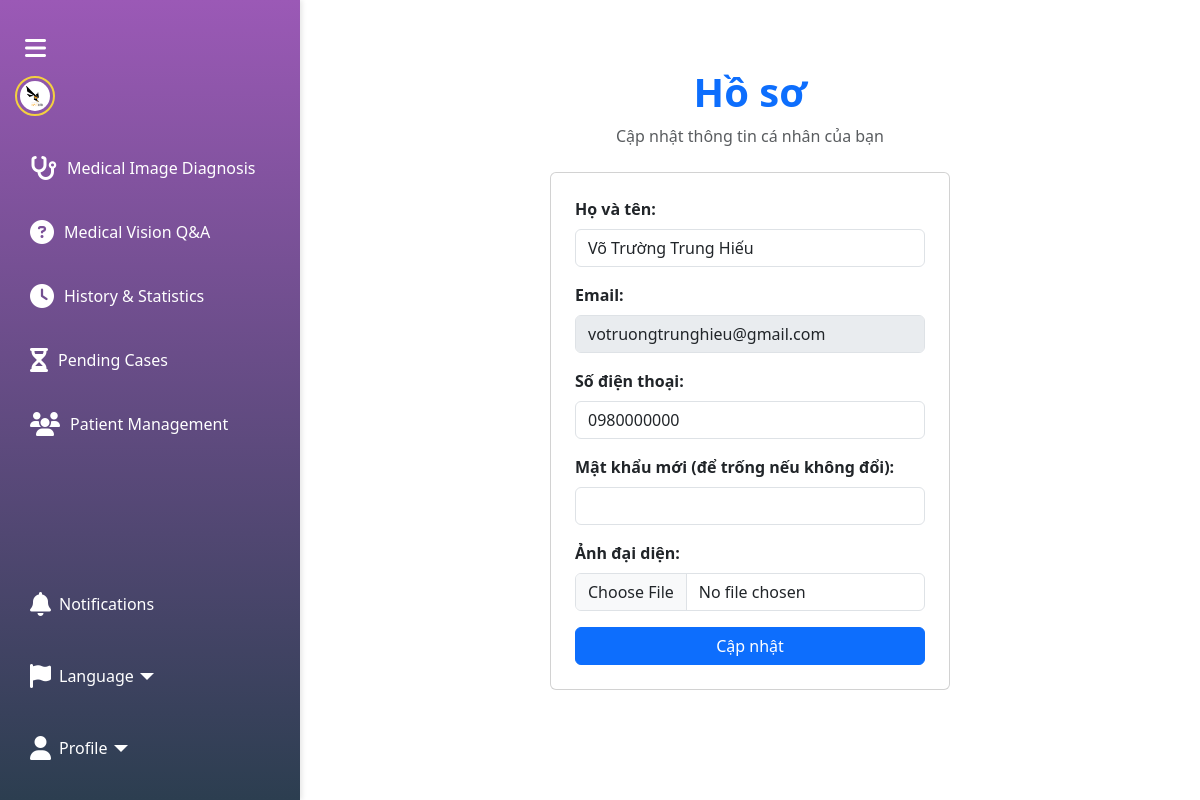
The page /profile (signed in) on the database as committed earlier.
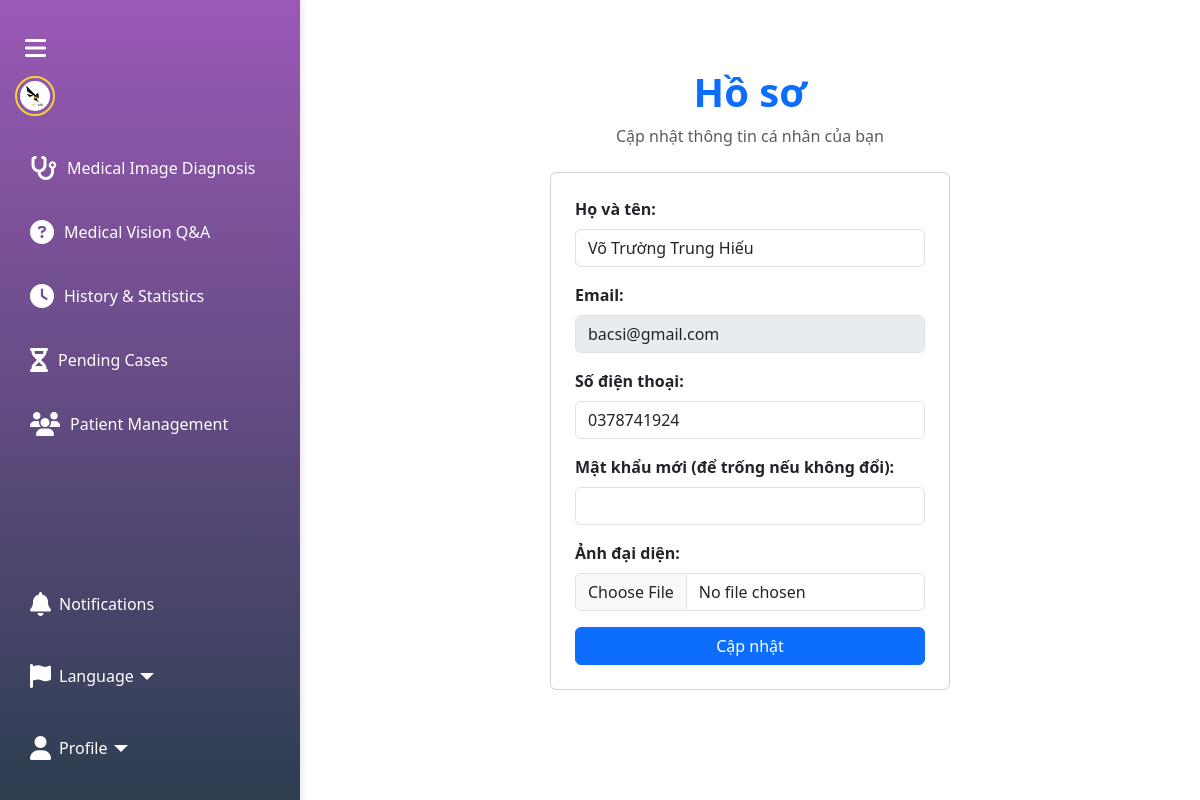
The same page on the database as committed later.
### tables this page shows
CREATE TABLE users
                 (id INTEGER PRIMARY KEY AUTOINCREMENT,
                  full_name TEXT NOT NULL,
                  email TEXT UNIQUE NOT NULL,
                  phone TEXT,
                  profile_pic TEXT,
                  role TEXT,
                  password_hash TEXT NOT NULL);

### app.py (the view, shortened to what this page needs)
@app.route('/profile', methods=['GET','POST'])
def profile():
    if ('user_id' not in session) or ('user_role' not in session):
        flash("Vui lòng đăng nhập", "danger")
        return redirect(url_for('index'))
    show_patient_management = False
    isDoctor = False
    if (session['user_role'] == 'doctor'):
        show_patient_management = True
        isDoctor = True
    conn = get_db_conn()
    c = conn.cursor()
    c.execute("SELECT full_name,email,phone,profile_pic FROM users WHERE id=?", (session['user_id'],))
    user = c.fetchone()
    conn.close()
    return render_template('profile.html', isDoctor=isDoctor, user=user, show_patient_management=show_patient_management)

### app.py (called while the page is built)
def get_db_conn():
    conn = sqlite3.connect(DB_FILE)
    conn.row_factory = sqlite3.Row
    return conn

### templates/profile.html (shortened to what this page needs)
<!DOCTYPE html>
<html lang="en">
<head>
  <link href="https://cdn.jsdelivr.net/npm/bootstrap@5.3.2/dist/css/bootstrap.min.css" rel="stylesheet">
  <link rel="stylesheet" href="https://cdnjs.cloudflare.com/ajax/libs/font-awesome/6.4.2/css/all.min.css">
  <link rel="stylesheet" href="{{ url_for('static', filename='sidebar.css') }}">
</head>
<body class="sidebar-collapsed">
  {% include 'sidebar.html' %}
  <div class="content">
    <div class="container py-5">
      <div class="text-center mb-4">
        <h1 class="fw-bold text-primary">Hồ sơ</h1>
        <p class="text-muted">Cập nhật thông tin cá nhân của bạn</p>
      </div>
      <div class="card p-4 mx-auto" style="max-width:400px;">
        <form method="POST" action="{{ url_for('profile') }}" enctype="multipart/form-data">
          <div class="mb-3">
            <label class="form-label fw-bold">Họ và tên:</label>
            <input type="text" class="form-control" name="full_name" value="{{ user.full_name | default('') }}" required>
          </div>
          <div class="mb-3">
            <label class="form-label fw-bold">Email:</label>
            <input type="email" class="form-control" name="email" value="{{ user.email | default('') }}" disabled>
          </div>
          <div class="mb-3">
            <label class="form-label fw-bold">Số điện thoại:</label>
            <input type="text" class="form-control" name="phone" value="{{ user.phone | default('') }}">
          </div>
          <div class="mb-3">
            <label class="form-label fw-bold">Mật khẩu mới (để trống nếu không đổi):</label>
            <input type="password" class="form-control" name="password">
          </div>
          <div class="mb-3">
            <label class="form-label fw-bold">Ảnh đại diện:</label>
            <input type="file" class="form-control" name="profile_pic" accept="image/*">
          </div>
          <button type="submit" class="btn btn-primary w-100">Cập nhật</button>
        </form>
      </div>
    </div>
  </div>
</body>
</html>

### templates/sidebar.html (shortened to what this page needs)
<div class="sidebar" id="sidebar">
  <div class="toggle-btn" id="toggleSidebar">
    <i class="fas fa-bars"></i>
  </div>
  <a href="/">
    <img src="/static/logo.png" alt="Logo" class="logo">
  </a>
  <div class="menu-section">
    <a class="nav-link" href="/diagnose" data-page="diagnose">
      <i class="fas fa-stethoscope"></i>
      <span class="nav-text">Medical Image Diagnosis</span>
    </a>
    <a class="nav-link" href="/vision-qa" data-page="vision-qa">
      <i class="fas fa-circle-question"></i>
      <span class="nav-text">Medical Vision Q&A</span>
    </a>
    <a class="nav-link" href="/history" data-page="history">
      <i class="fas fa-clock"></i>
      <span class="nav-text">History & Statistics</span>
    </a>
    {% if isDoctor %}
    <a class="nav-link" href="/pending-cases" data-page="pending-cases">
      <i class="fas fa-hourglass-half"></i>
      <span class="nav-text">Pending Cases</span>
    </a>
    {% endif %}
    {% if show_patient_management %}
    <a class="nav-link" href="/patient-management" data-page="patient-management">
      <i class="fas fa-users"></i>
      <span class="nav-text">Patient Management</span>
    </a>
    {% endif %}
  </div>
  <div class="menu-section menu-bottom">
    <a class="nav-link position-relative" href="#" data-bs-toggle="modal" data-bs-target="#notificationsModal">
      <i class="fas fa-bell"></i>
      <span class="nav-text ms-2">Notifications</span>
    </a>
    <div class="dropdown w-100 mt-2">
      <a class="dropdown-toggle d-flex align-items-center nav-link" href="#" id="langToggle" data-bs-toggle="dropdown" data-bs-display="static" aria-expanded="false">
        <i class="fas fa-flag"></i>
        <span class="nav-text ms-2">Language</span>
      </a>
    </div>
    <div class="dropdown w-100 mt-2">
      <a class="dropdown-toggle d-flex align-items-center nav-link" href="#" id="profileToggle" data-bs-toggle="dropdown" data-bs-display="static" aria-expanded="false">
        <i class="fas fa-user"></i>
        <span class="nav-text ms-2">Profile</span>
      </a>
    </div>
  </div>
</div>

### static/sidebar.css (style rules this page uses)
.sidebar { position: fixed; top: 0; left: 0; width: 60px; height: 100vh; background: linear-gradient(180deg, #9b59b6, #2c3e50); box-shadow: 2px 0 5px rgba(0,0,0,0.1); display: flex; flex-direction: column; align-items: center; padding-top: 20px; z-index: 1000; transition: width 0.3s ease; }
.sidebar.expanded { width: 300px; align-items: flex-start; padding-left: 15px; }
.sidebar .toggle-btn { color: #fff; font-size: 1.5rem; padding: 10px; cursor: pointer; }
.sidebar .logo { max-height: 40px; border-radius: 50%; border: 2px solid #f4d03f; padding: 3px; margin-bottom: 20px; }
.sidebar .menu-section { flex:1; display:flex; flex-direction:column; width:100%; }
.sidebar .menu-bottom { display:flex; flex-direction:column; justify-content:flex-end; padding-bottom:20px; }
.sidebar .nav-link { color: #fff; font-size: 1.5rem; padding: 15px; margin: 5px 0; display: flex; align-items: center; width: 100%; text-decoration: none; border-radius: 8px; }
.sidebar .nav-text { display: none; margin-left: 10px; font-size: 1rem; }
.sidebar.expanded .nav-text { display: inline; }
.content { margin-left: 60px; padding: 20px; transition: margin-left 0.3s ease; }
.sidebar.expanded ~ .content { margin-left: 300px; }

Rows that differ between the two databases and show on the page:
changed users "Võ Trường Trung Hiếu": email "votruongtrunghieu@gmail.com" → "bacsi@gmail.com"; phone "0980000000" → "0378741924"
